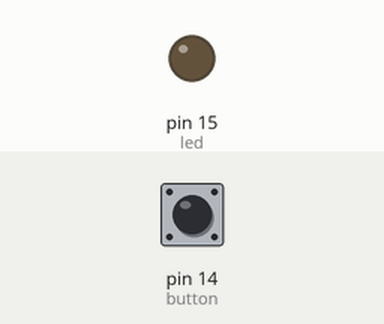
The program below on a simulated MicroPython board. On the bench: output pins drawn as LEDs (lit = HIGH). The test bench sets the inputs (shaded band); at power-on: pin 14 (button) HIGH.

Above: at 1.2 s.
1.3 s: pin 14 (button) pulled LOW for 0.15 s
At 1.37 s:
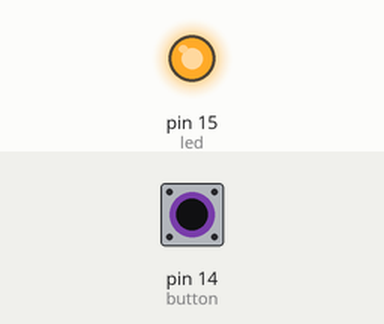
2.9 s: pin 14 (button) pulled LOW for 3.2 s
At 6.5 s:
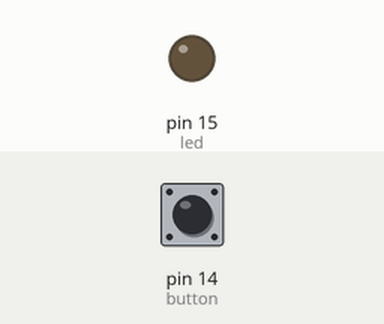
Timing chart, 0 to 8.0 s (numbered marks = the images above; inputs shaded):
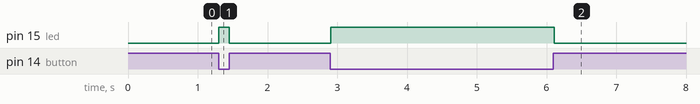

Measured:
- after the input at 1.3 s, pin 15 (led): LOW → HIGH at once, → LOW 0.15 s later
- after the input at 2.9 s, pin 15 (led): LOW → HIGH at once, → LOW 3.2 s later

The program:

1btn_led.py
```python
from machine import Pin
import time

# Set up pins
button = Pin(14, Pin.IN, Pin.PULL_UP)  # Button connected to GPIO14 with pull-up
led = Pin(15, Pin.OUT)                 # LED connected to GPIO15

while True:
    if button.value() == 0:  # Button pressed (active low)
        led.value(1)         # Turn LED on
    else:
        led.value(0)         # Turn LED off
    time.sleep(0.01)          # Small debounce delay
```
